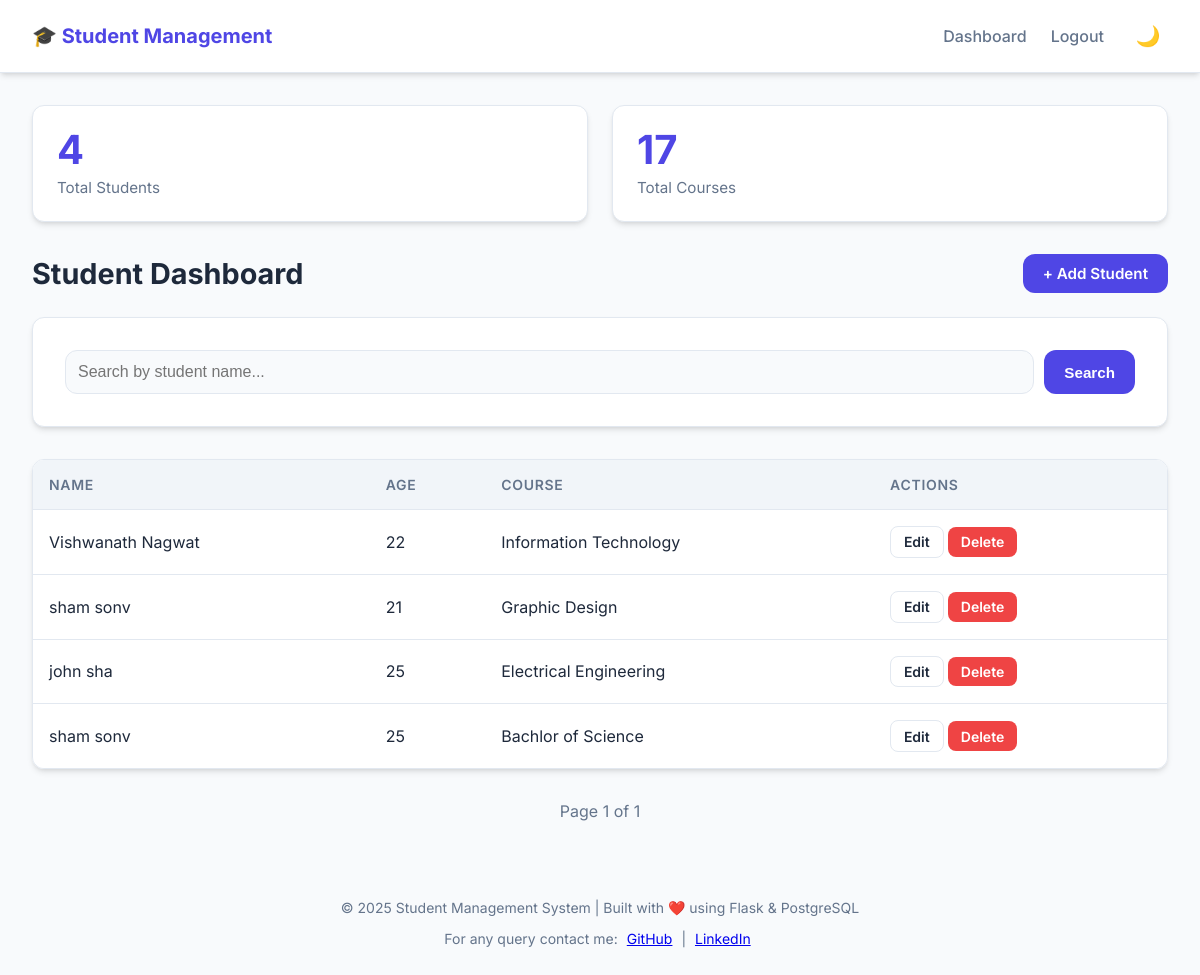
The page /dashboard (signed in) on the database its author committed.
### models.py (models this page shows)
class Student(db.Model):
    __tablename__ = "students"
    id = db.Column(db.Integer, primary_key=True)
    name = db.Column(db.String(100), nullable=False)
    age = db.Column(db.Integer)
    course_id = db.Column(db.Integer, db.ForeignKey("courses.id"))
    course = db.relationship("Course", backref="students")

class Course(db.Model):
    __tablename__ = "courses"
    id = db.Column(db.Integer, primary_key=True)
    name = db.Column(db.String(100), nullable=False)

### app.py (the view)
@app.route("/dashboard")
@login_required
def dashboard():
    page = request.args.get("page", 1, type=int)
    search = request.args.get("search", "")
    query = Student.query
    if search:
        query = query.filter(Student.name.ilike(f"%{search}%"))
    students = query.paginate(page=page, per_page=5)
    total_students = Student.query.count()
    total_courses = Course.query.count()
    return render_template(
        "dashboard.html",
        students=students,
        total_students=total_students,
        total_courses=total_courses,
        search=search
    )

### app.py (called while the page is built)
@login_manager.user_loader
def load_user(user_id):
    return Admin.query.get(int(user_id))

### templates/dashboard.html (shortened to what this page needs)
{% extends 'base.html' %}
{% block content %}
<div class="stats-grid">
  <div class="stat-card">
    <div class="stat-value">{{ total_students }}</div>
    <div class="stat-label">Total Students</div>
  </div>
  <div class="stat-card">
    <div class="stat-value">{{ total_courses }}</div>
    <div class="stat-label">Total Courses</div>
  </div>
</div>
<div class="flex-between">
  <h2 class="page-title">Student Dashboard</h2>
  <a class="btn" href="{{ url_for('add_student') }}">+ Add Student</a>
</div>
<div class="card" style="margin-bottom: 2rem;">
  <form method="GET" style="display: flex; gap: 10px;">
    <input name="search" value="{{ search }}" placeholder="Search by student name..." style="flex: 1;">
    <button class="btn">Search</button>
  </form>
</div>
<div class="table-container">
  <table>
    <thead>
      <tr>
        <th>Name</th>
        <th>Age</th>
        <th>Course</th>
        <th>Actions</th>
      </tr>
    </thead>
    <tbody>
      {% for s in students.items %}
      <tr>
        <td data-label="Name">{{ s.name }}</td>
        <td data-label="Age">{{ s.age }}</td>
        <td data-label="Course">{{ s.course.name }}</td>
        <td data-label="Actions">
          <a class="btn btn-sm secondary" href="{{ url_for('edit_student', id=s.id) }}">Edit</a>
          <a class="btn btn-sm danger" href="{{ url_for('delete_student', id=s.id) }}"
            onclick="return confirm('Are you sure you want to delete this student?')">Delete</a>
        </td>
      </tr>
      {% else %}
      <tr>
        <td colspan="4" style="text-align: center; color: var(--text-muted);">No students found.</td>
      </tr>
      {% endfor %}
    </tbody>
  </table>
</div>
<div class="pagination">
  <span>Page {{ students.page }} of {{ students.pages }}</span>
</div>
{% endblock %}

### templates/base.html (shortened to what this page needs)
<!DOCTYPE html>
<html lang="en">
<head>
  <link rel="stylesheet" href="{{ url_for('static', filename='style.css') }}">
</head>
<body>
  <nav class="navbar">
    <a href="/dashboard" class="navbar-brand">
      🎓 Student Management
    </a>
    <div class="navbar-menu">
      {% if current_user.is_authenticated %}
      <a href="{{ url_for('dashboard') }}">Dashboard</a>
      <a href="{{ url_for('logout') }}">Logout</a>
      {% endif %}
      <button onclick="toggleDark()" class="theme-toggle" title="Toggle Dark Mode">
        <span id="theme-icon">🌙</span>
      </button>
    </div>
  </nav>
  <div class="container">
    {% block content %}{% endblock %}
  </div>
  <footer class="footer">
    <p>&copy; 2025 Student Management System | Built with ❤️ using Flask & PostgreSQL</p>
    <p style="margin-top: 10px;">
      For any query contact me:
      <a href="https://github.com/tikaramgahane2k4" target="_blank" style="margin: 0 5px;">GitHub</a> |
      <a href="https://www.linkedin.com/in/tikaram-gahane-1804bb343/" target="_blank"
        style="margin: 0 5px;">LinkedIn</a>
    </p>
  </footer>
</body>
</html>

### static/style.css (style rules this page uses)
:root { --primary: #4f46e5; --primary-hover: #4338ca; --secondary: #64748b; --accent: #0ea5e9; --danger: #ef4444; --danger-hover: #dc2626; --success: #22c55e; --background: #f8fafc; --surface: #ffffff; --text-main: #1e293b; --text-muted: #64748b; --border: #e2e8f0; --dark-background: #0f172a; --dark-surface: #1e293b; --dark-text-main: #f8fafc; --dark-text-muted: #94a3b8; --dark-border: #334155; --radius: 12px; --shadow: 0 4px 6px -1px rgb(0 0 0 / 0.1), 0 2px 4px -2px rgb(0 0 0 / 0.1); --shadow-lg: 0 10px 15px -3px rgb(0 0 0 / 0.1), 0 4px 6px -4px rgb(0 0 0 / 0.1); }
* { box-sizing: border-box; }
body { font-family: 'Inter', system-ui, -apple-system, sans-serif; margin: 0; min-height: 100vh; display: flex; flex-direction: column; background-color: var(--background); color: var(--text-main); transition: background-color 0.3s ease, color 0.3s ease; }
.navbar { background-color: var(--surface); padding: 1rem 2rem; display: flex; justify-content: space-between; align-items: center; box-shadow: var(--shadow); border-bottom: 1px solid var(--border); position: sticky; top: 0; z-index: 1000; }
.navbar-brand { font-weight: 700; font-size: 1.25rem; color: var(--primary); text-decoration: none; display: flex; align-items: center; gap: 0.5rem; }
.navbar-menu { display: flex; gap: 1.5rem; align-items: center; }
.navbar a:not(.navbar-brand) { color: var(--text-muted); text-decoration: none; font-weight: 500; transition: color 0.2s; }
.container { max-width: 1200px; width: 100%; margin: 0 auto; padding: 2rem; flex: 1; }
.card { background: var(--surface); padding: 2rem; border-radius: var(--radius); box-shadow: var(--shadow); border: 1px solid var(--border); }
.btn, button { display: inline-flex; align-items: center; justify-content: center; padding: 0.625rem 1.25rem; border-radius: var(--radius); border: none; font-weight: 600; cursor: pointer; transition: all 0.2s; background-color: var(--primary); color: white; text-decoration: none; font-size: 0.95rem; }
.btn-sm { padding: 0.4rem 0.8rem; font-size: 0.875rem; border-radius: 8px; }
.btn.danger { background-color: var(--danger); }
.btn.secondary { background-color: transparent; border: 1px solid var(--border); color: var(--text-main); }
input, select { width: 100%; padding: 0.75rem; border-radius: var(--radius); border: 1px solid var(--border); background: var(--background); color: var(--text-main); font-size: 1rem; transition: border-color 0.2s, box-shadow 0.2s; }
.table-container { overflow-x: auto; border-radius: var(--radius); box-shadow: var(--shadow); border: 1px solid var(--border); }
table { width: 100%; border-collapse: collapse; background: var(--surface); }
th { text-align: left; padding: 1rem; background-color: #f1f5f9; color: var(--text-muted); font-weight: 600; font-size: 0.875rem; text-transform: uppercase; letter-spacing: 0.05em; }
td { padding: 1rem; border-top: 1px solid var(--border); color: var(--text-main); }
.stats-grid { display: grid; grid-template-columns: repeat(auto-fit, minmax(240px, 1fr)); gap: 1.5rem; margin-bottom: 2rem; }
.stat-card { background: var(--surface); padding: 1.5rem; border-radius: var(--radius); box-shadow: var(--shadow); border: 1px solid var(--border); display: flex; flex-direction: column; }
.stat-value { font-size: 2.5rem; font-weight: 700; color: var(--primary); line-height: 1; margin-bottom: 0.5rem; }
.stat-label { color: var(--text-muted); font-size: 0.95rem; }
.flex-between { display: flex; justify-content: space-between; align-items: center; flex-wrap: wrap; gap: 1rem; margin-bottom: 1.5rem; }
.page-title { font-size: 1.8rem; font-weight: 700; margin: 0; }
.pagination { display: flex; justify-content: center; gap: 1rem; align-items: center; margin-top: 2rem; }
.pagination span { color: var(--text-muted); }
.footer { text-align: center; padding: 2rem; color: var(--text-muted); font-size: 0.875rem; }
.theme-toggle { background: none; border: none; color: var(--text-main); font-size: 1.25rem; cursor: pointer; padding: 0.5rem; border-radius: 50%; width: 40px; height: 40px; display: flex; align-items: center; justify-content: center; }
a.btn, a.btn-sm { text-decoration: none !important; }

### rows shown on the page
Student: name "Vishwanath Nagwat", age "22", course.name "Information Technology"
Student: name "sham sonv", age "21", course.name "Graphic Design"
Student: name "john sha", age "25", course.name "Electrical Engineering"
Student: name "sham sonv", age "25", course.name "Bachlor of Science"

### other values the page prints
{{ total_students }} "4"
{{ total_courses }} "17"
{{ students.page }} "1"
{{ students.pages }} "1"
